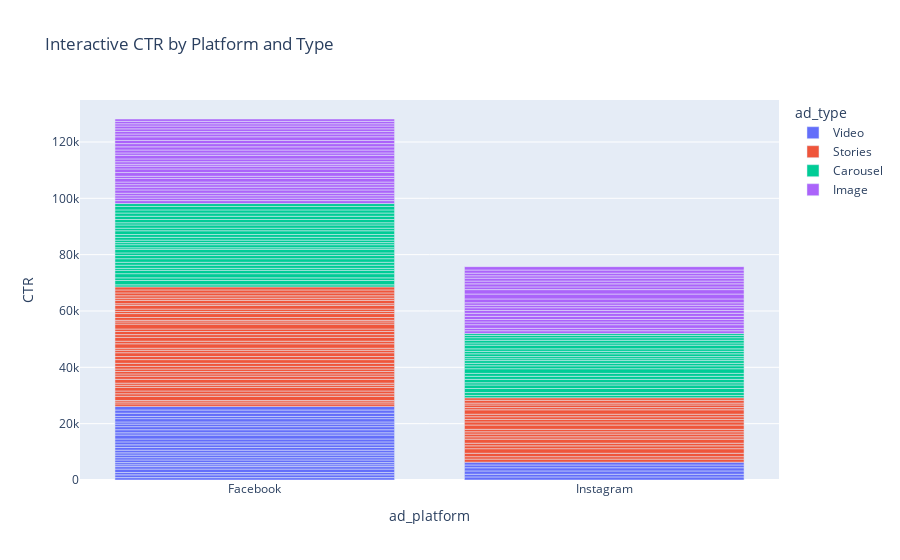

The notebook cell saved with this chart:
### Code cell
# CTR by Platform (interactive)
fig1 = px.bar(metrics_df, x='ad_platform', y='CTR', color='ad_type',
              title='Interactive CTR by Platform and Type',
              hover_data=['Impressions', 'Purchases'])
fig1.show()

### Figure 1 — Plotly figure (JSON) as saved in the notebook; plotly's stock layout.template omitted (floating-point values rounded to 4 significant figures)
{"data": [{"customdata": [[25, 56], [24, 61], [22, 73], [18, 59], [22, 58], [20, 70], [27, 52], [27, 55], [21, 66], [19, 61], [24, 59], [22, 46], [25, 69], [17, 62], [21, 59], [23, 71], [22, 59], [20, 54], [19, 52], [13, 62], [25, 65], [19, 62], [18, 48], [22, 55], [27, 57], [18, 63], [24, 64], [18, 61], [19, 67], [18, 52], [20, 51], [16, 56], [20, 48]], "hovertemplate": "ad_type=Video<br>ad_platform=%{x}<br>CTR=%{y}<br>Impressions=%{customdata[0]}<br>Purchases=%{customdata[1]}<extra></extra>", "legendgroup": "Video", "marker": {"color": "#636efa", "pattern": {"shape": ""}}, "name": "Video", "orientation": "v", "showlegend": true, "textposition": "auto", "type": "bar", "x": ["Facebook", "Facebook", "Facebook", "Facebook", "Facebook", "Instagram", "Facebook", "Facebook", "Instagram", "Facebook", "Facebook", "Facebook", "Facebook", "Instagram", "Facebook", "Facebook", "Facebook", "Facebook", "Facebook", "Facebook", "Facebook", "Facebook", "Facebook", "Facebook", "Facebook", "Facebook", "Facebook", "Facebook", "Instagram", "Facebook", "Instagram", "Facebook", "Instagram"], "xaxis": "x", "y": [848.0, 975.0, 836.4, 1217.0, 881.8, 1095.0, 651.9, 763.0, 947.6, 942.1, 816.7, 904.5, 796.0, 1176.0, 961.9, 947.8, 940.9, 1050.0, 1026.0, 1385.0, 816.0, 1089.0, 1083.0, 913.6, 763.0, 1172.0, 775.0, 1161.0, 1132.0, 1133.0, 990.0, 1281.0, 990.0], "yaxis": "y"}, {"customdata": [[23, 56], [30, 56], [18, 58], [34, 81], [12, 55], [21, 65], [20, 48], [16, 55], [22, 58], [16, 69], [25, 46], [12, 45], [27, 65], [15, 53], [21, 72], [21, 65], [18, 60], [13, 74], [24, 51], [24, 60], [22, 58], [22, 62], [22, 68], [18, 61], [16, 66], [18, 59], [15, 57], [21, 62], [28, 65], [13, 44], [23, 46], [23, 56], [14, 63], [20, 62], [21, 69], [22, 65], [12, 66], [24, 66], [36, 53], [18, 58], [15, 70], [27, 60], [23, 55], [25, 61], [23, 62], [18, 55], [13, 71], [31, 54], [19, 59], [17, 61], [22, 74], [22, 42], [23, 68], [13, 66], [27, 67], [21, 65], [25, 43], [23, 64], [20, 56], [27, 76], [20, 48], [21, 56], [20, 60], [20, 68]], "hovertemplate": "ad_type=Stories<br>ad_platform=%{x}<br>CTR=%{y}<br>Impressions=%{customdata[0]}<br>Purchases=%{customdata[1]}<extra></extra>", "legendgroup": "Stories", "marker": {"color": "#EF553B", "pattern": {"shape": ""}}, "name": "Stories", "orientation": "v", "showlegend": true, "textposition": "auto", "type": "bar", "x": ["Facebook", "Facebook", "Instagram", "Facebook", "Facebook", "Facebook", "Facebook", "Facebook", "Instagram", "Instagram", "Facebook", "Instagram", "Facebook", "Facebook", "Instagram", "Instagram", "Facebook", "Instagram", "Instagram", "Facebook", "Facebook", "Facebook", "Facebook", "Facebook", "Facebook", "Facebook", "Facebook", "Facebook", "Facebook", "Facebook", "Instagram", "Facebook", "Facebook", "Facebook", "Facebook", "Facebook", "Facebook", "Facebook", "Facebook", "Facebook", "Facebook", "Facebook", "Instagram", "Facebook", "Instagram", "Facebook", "Instagram", "Facebook", "Instagram", "Facebook", "Instagram", "Instagram", "Instagram", "Instagram", "Instagram", "Instagram", "Facebook", "Facebook", "Facebook", "Instagram", "Instagram", "Instagram", "Facebook", "Facebook"], "xaxis": "x", "y": [891.3, 660.0, 1083.0, 547.1, 1483.0, 895.2, 990.0, 1262.0, 868.2, 1212.0, 780.0, 1617.0, 748.1, 1353.0, 1019.0, 938.1, 1106.0, 1438.0, 829.2, 808.3, 872.7, 868.2, 931.8, 1100.0, 1306.0, 1100.0, 1347.0, 885.7, 710.7, 1577.0, 960.9, 913.0, 1350.0, 995.0, 1105.0, 877.3, 1742.0, 770.8, 588.9, 988.9, 1393.0, 748.1, 813.0, 848.0, 882.6, 1272.0, 1523.0, 616.1, 1111.0, 1224.0, 881.8, 950.0, 895.7, 1569.0, 788.9, 933.3, 756.0, 843.5, 1025.0, 655.6, 1000.0, 885.7, 1060.0, 1075.0], "yaxis": "y"}, {"customdata": [[27, 68], [28, 62], [13, 66], [22, 62], [20, 61], [14, 68], [13, 65], [17, 63], [25, 60], [14, 55], [17, 43], [24, 74], [18, 52], [20, 76], [19, 74], [20, 47], [13, 61], [17, 53], [17, 66], [21, 55], [20, 61], [17, 53], [20, 72], [34, 64], [18, 53], [21, 63], [24, 61], [26, 70], [22, 54], [29, 60], [19, 52], [20, 48], [18, 53], [21, 57], [19, 76], [26, 57], [18, 58], [18, 70], [19, 55], [21, 75], [18, 64], [17, 61], [16, 49], [18, 54], [24, 49], [21, 56], [17, 54], [20, 58], [21, 70], [24, 64], [27, 52]], "hovertemplate": "ad_type=Carousel<br>ad_platform=%{x}<br>CTR=%{y}<br>Impressions=%{customdata[0]}<br>Purchases=%{customdata[1]}<extra></extra>", "legendgroup": "Carousel", "marker": {"color": "#00cc96", "pattern": {"shape": ""}}, "name": "Carousel", "orientation": "v", "showlegend": true, "textposition": "auto", "type": "bar", "x": ["Instagram", "Facebook", "Facebook", "Instagram", "Facebook", "Instagram", "Facebook", "Facebook", "Facebook", "Instagram", "Facebook", "Instagram", "Instagram", "Instagram", "Facebook", "Instagram", "Instagram", "Facebook", "Facebook", "Facebook", "Instagram", "Facebook", "Instagram", "Facebook", "Facebook", "Instagram", "Facebook", "Instagram", "Facebook", "Instagram", "Facebook", "Facebook", "Facebook", "Facebook", "Facebook", "Facebook", "Facebook", "Instagram", "Instagram", "Instagram", "Facebook", "Facebook", "Instagram", "Facebook", "Instagram", "Instagram", "Facebook", "Facebook", "Instagram", "Instagram", "Instagram"], "xaxis": "x", "y": [833.3, 735.7, 1538.0, 1023.0, 935.0, 1436.0, 1492.0, 1159.0, 740.0, 1257.0, 1106.0, 783.3, 1206.0, 1090.0, 1037.0, 1035.0, 1654.0, 1271.0, 1124.0, 933.3, 1035.0, 1241.0, 885.0, 588.2, 1083.0, 971.4, 745.8, 676.9, 886.4, 737.9, 984.2, 1000.0, 1328.0, 923.8, 1137.0, 784.6, 1156.0, 983.3, 873.7, 890.5, 1144.0, 1159.0, 1306.0, 1106.0, 787.5, 952.4, 1224.0, 1035.0, 914.3, 829.2, 681.5], "yaxis": "y"}, {"customdata": [[22, 60], [19, 61], [25, 54], [16, 65], [23, 59], [22, 51], [20, 62], [22, 52], [16, 59], [22, 68], [19, 66], [19, 57], [23, 71], [21, 58], [25, 67], [17, 54], [21, 46], [23, 56], [15, 59], [16, 62], [20, 71], [19, 56], [24, 57], [20, 57], [31, 49], [13, 91], [22, 65], [12, 60], [13, 67], [22, 51], [21, 48], [20, 69], [17, 57], [22, 63], [19, 60], [17, 61], [18, 61], [17, 72], [14, 61], [20, 56], [20, 58], [20, 56], [22, 60], [25, 69], [22, 65], [20, 67], [21, 65], [18, 57], [18, 55], [22, 55], [26, 54], [25, 47]], "hovertemplate": "ad_type=Image<br>ad_platform=%{x}<br>CTR=%{y}<br>Impressions=%{customdata[0]}<br>Purchases=%{customdata[1]}<extra></extra>", "legendgroup": "Image", "marker": {"color": "#ab63fa", "pattern": {"shape": ""}}, "name": "Image", "orientation": "v", "showlegend": true, "textposition": "auto", "type": "bar", "x": ["Instagram", "Facebook", "Instagram", "Instagram", "Instagram", "Facebook", "Facebook", "Facebook", "Facebook", "Instagram", "Instagram", "Instagram", "Facebook", "Facebook", "Facebook", "Facebook", "Instagram", "Facebook", "Facebook", "Facebook", "Instagram", "Facebook", "Instagram", "Instagram", "Facebook", "Instagram", "Facebook", "Instagram", "Instagram", "Instagram", "Facebook", "Instagram", "Facebook", "Facebook", "Facebook", "Facebook", "Facebook", "Facebook", "Facebook", "Instagram", "Facebook", "Instagram", "Facebook", "Instagram", "Instagram", "Instagram", "Facebook", "Instagram", "Facebook", "Facebook", "Facebook", "Facebook"], "xaxis": "x", "y": [959.1, 1037.0, 856.0, 1288.0, 978.3, 890.9, 860.0, 881.8, 1162.0, 863.6, 1121.0, 1089.0, 973.9, 900.0, 920.0, 1271.0, 995.2, 791.3, 1313.0, 1294.0, 980.0, 973.7, 870.8, 870.0, 680.6, 1377.0, 895.5, 1742.0, 1569.0, 963.6, 995.2, 1080.0, 1271.0, 854.5, 1042.0, 1118.0, 1150.0, 1112.0, 1307.0, 990.0, 990.0, 1030.0, 900.0, 840.0, 945.5, 1105.0, 923.8, 1194.0, 1011.0, 800.0, 857.7, 836.0], "yaxis": "y"}], "layout": {"barmode": "relative", "legend": {"title": {"text": "ad_type"}, "tracegroupgap": 0}, "title": {"text": "Interactive CTR by Platform and Type"}, "xaxis": {"anchor": "y", "domain": [0, 1], "title": {"text": "ad_platform"}}, "yaxis": {"anchor": "x", "domain": [0, 1], "title": {"text": "CTR"}}}}
